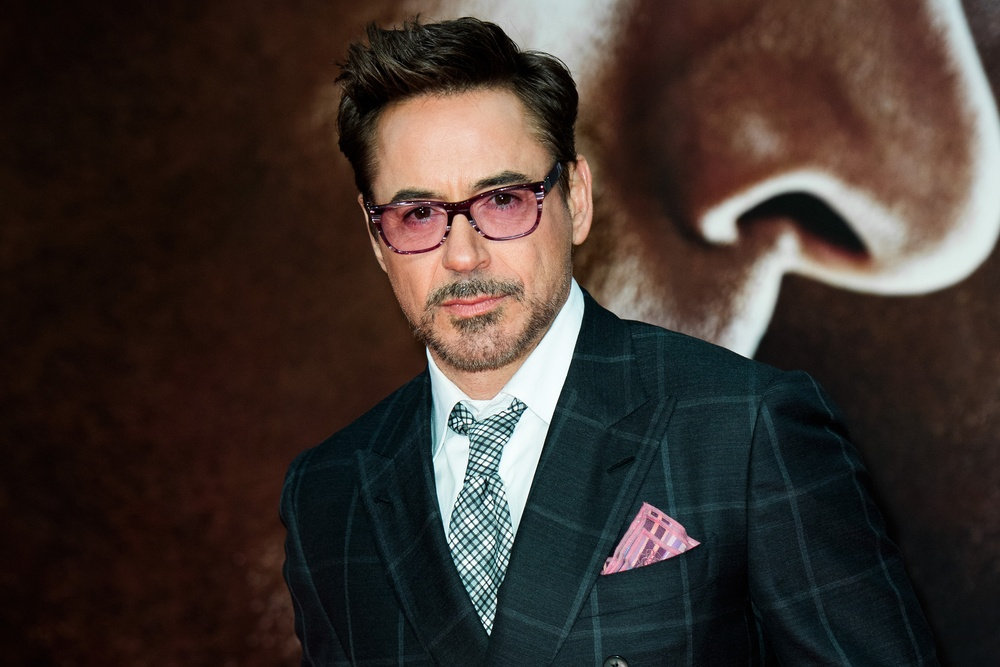
#> input picture dataset/training/s1/TS_1.jpeg, 1000 x 667 px, shrunk from 3000 x 2000 before the run; its folder holds only this picture in this run
$ python face_recognition.py
#> lines starting #> are read from the running program, lines starting #| are printed output that depends on the picture
import numpy as np
import cv2
import os

subjects = ["", "Robert Downey Jr", "Chris Evans", "John Cena", "Unknown", "Roman Reigns"]

# function to detect face using OpenCV
def detect_face(img):
    gray = cv2.cvtColor(img, cv2.COLOR_BGR2GRAY)
    face_cascade = cv2.CascadeClassifier('./haarcascade_frontalface_default.xml')
    face = face_cascade.detectMultiScale(gray, scaleFactor=1.2, minNeighbors=5)

    # if no faces are detected then return original img
    if len(face) == 0:
        return None, None

    # under the assumption that there will be only one face, extract the face area
    x, y, w, h = face[0]

    # return only the face part of the image
    return gray[y:y + w, x:x + h], face[0]


# this function will read all persons' training images, detect face from each image
# and will return two lists of exactly same size, one list of faces and another list of labels for each face

def prepare_training_data(data_folder_path):
    # get the directories (one directory for each subject) in data folder
#> called with data_folder_path = './dataset/training'
    dirs = os.listdir(data_folder_path)

    # list to hold all subject faces
    faces = []
    # list to hold labels for all subjects
    labels = []

    # let's go through each directory and read images within it
    for dir_name in dirs:

        # our subject directories start with letter 's' so
        # ignore any non-relevant directories if any
        if not dir_name.startswith("s"):
            continue

        # extract label number of subject from dir_name
        # format of dir name = slabel
        # removing letter 's' from dir_name will give us label
        label = int(dir_name.replace("s", ""))

        # build path of directory containing images for current subject subject
        # sample subject_dir_path = "training-data/s1"
        subject_dir_path = './dataset/training' + "/" + dir_name

        # get the images names that are inside the given subject directory
        subject_images_names = os.listdir(subject_dir_path)

        # go through each image name, read image,
        # detect face and add face to list of faces
        for image_name in subject_images_names:

            # ignore system files like .DS_Store
            if image_name.startswith("."):
                continue
            # build image path
            image_path = subject_dir_path + "/" + image_name

            # read image
            image = cv2.imread(image_path)
#> image is the input picture: shape (667, 1000, 3); mean B, G, R 46, 51, 61.6

            # detect face
            face, rect = detect_face(image)
#> in detect_face, `gray = cv2.cvtColor(img, cv2.COLOR_BGR2GRAY)`:
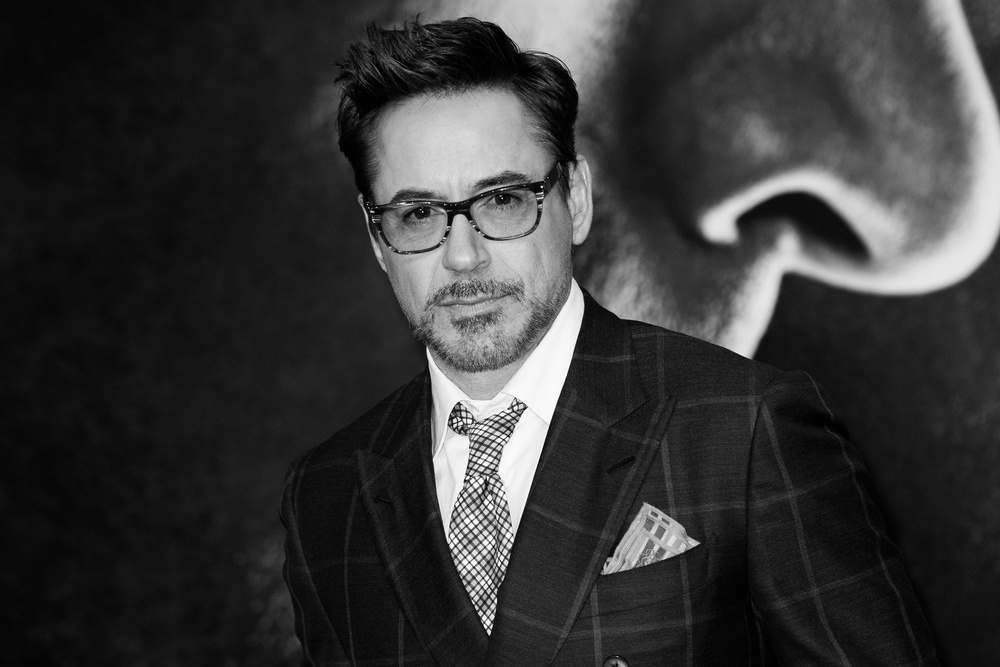
#> gray: shape (667, 1000); min 0, max 255, mean 53.6
#> in detect_face, `face = face_cascade.detectMultiScale(gray, scaleFactor=1.2, minNeighbo..`: face = [[330, 106, 268, 268]]
#> in detect_face, `x, y, w, h = face[0]`: x = 330; y = 106; w = 268
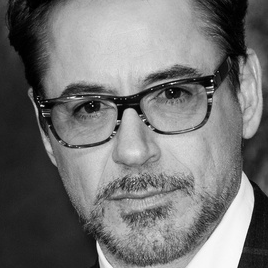
#> face: shape (268, 268); min 0, max 253, mean 114.8
#> rect = [330, 106, 268, 268]

            if face is not None:
                faces.append(face)
                # print(face)
            # add label for this face
            labels.append(label)
#> pass 2 of the loop in prepare_training_data, `for dir_name in dirs:`:
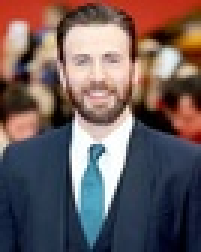
#> input picture dataset/training/s2/CE_1.jpg, 67 x 84 px, shrunk from 200 x 253 before the run (shown 3 times larger)
#> in prepare_training_data, image is the input picture: shape (84, 67, 3); mean B, G, R 92.9, 92.7, 108.4
#> in detect_face (call 2), `gray = cv2.cvtColor(img, cv2.COLOR_BGR2GRAY)`:
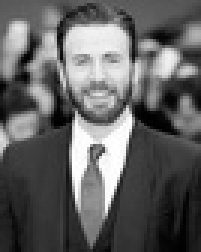
#> gray: shape (84, 67) (shown 3 times larger); min 0, max 255, mean 97.4
#> in detect_face (call 2), `face = face_cascade.detectMultiScale(gray, scaleFactor=1.2, minNeighbo..`: face = [[18, 8, 29, 29]]
#> x = 18; y = 8; w = 29
#> in prepare_training_data, `face, rect = detect_face(image)`:
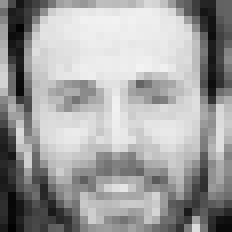
#> face: shape (29, 29) (shown 8 times larger); min 2, max 243, mean 160.4
#> rect = [18, 8, 29, 29]
            # [6 lines of commented-out code are left out]

    return faces, labels


print("Preparing data...")
faces, labels = prepare_training_data("./dataset/training")
#> faces = 2 items; labels = [1, 2]
print("Total training faces: ", len(faces))
#| Total training faces:  2
print("Total training labels: ", len(labels))
#| Total training labels:  2
print("Preparing data...DONE")

# create our LBPH face recognizer
face_recognizer = cv2.face.LBPHFaceRecognizer_create()

# train our face recognizer of our training faces
face_recognizer.train(faces, np.array(labels))


# function to draw circle on image according to given (x, y) coordinates and given width and height
def draw_circle(img, rect):
    (x, y, w, h) = rect
    # cv2.rectangle(img, (x, y), (x + w, y + h), (0, 255, 0), 2)
    cv2.circle(img, (int((x + x + w) / 2), int((y + y + h) / 2)), int(h / 1.8), (180, 180, 100), 2)


# function to draw text on give image starting from passed (x, y) coordinates.
def draw_text(img, text, x, y):
    cv2.putText(img, text, (x, y - int(0.5 * y)), cv2.FONT_HERSHEY_PLAIN, 1.5, (0, 255, 0), 2)


# this function recognizes the person in image passed and draws a circle around detected face with name of the subject
def predict(test_img):
    # make a copy of the image as we don't want to change original image
    img = test_img.copy()
    # detect face from the image
    face, rect = detect_face(img)

    # predict the image using our face recognizer
    label = face_recognizer.predict(face)
    label = list(label)
    # print(label)

    # get name of respective label returned by face recognizer
    label_text = subjects[label[0]]

    # draw a circle around face detected
    draw_circle(img, rect)
    # draw name of predicted person
    draw_text(img, label_text, rect[0], rect[1] - 5)

    return img, label


#> (the run stopped early here; a loop or call above may not have finished)
